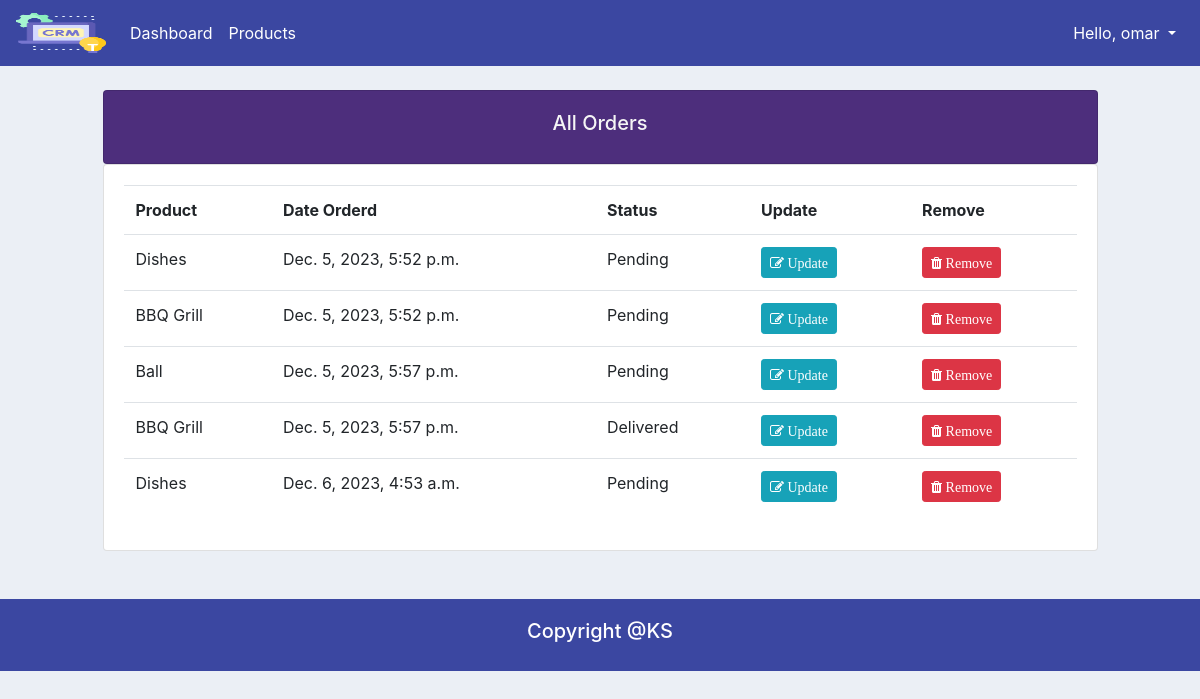
The app's page /all-orders/ (signed in) with its own data.
### accounts/models.py (models this page shows, shortened)
class Order(models.Model):
    STATUS = (
        ('Pending', 'Pending'),
        ('Out for delivery', 'Out for delivery'),
        ('Delivered', 'Delivered'),
    )
    customer = models.ForeignKey(Customer, null=True, on_delete=models.SET_NULL) # one to many relationships
    product = models.ForeignKey(Product, null=True, on_delete=models.SET_NULL) # one to many relationships
    date_created = models.DateTimeField(auto_now_add=True, null=True)
    status = models.CharField(max_length=200, null=True, choices=STATUS)
    note = models.CharField(max_length=1000, null=True) # for custom Search

class Product(models.Model):
    CATEGORY = (
        ('Indoor', 'Indoor'),
        ('Out Door', 'Out Door'),
    )
    name = models.CharField(max_length=200, null=True)
    price = models.FloatField(null=True)
    category = models.CharField(max_length=200, null=True, choices=CATEGORY)
    description = models.CharField(max_length=200, null=True, blank=True)
    date_created = models.DateTimeField(auto_now_add=True, null=True)
    tags = models.ManyToManyField(Tag) # Many to Many relationships
    def __str__(self):
        return self.name

### accounts/decorators.py (the view)
	def wrapper_function(request, *args, **kwargs):
		group = None
		if request.user.groups.exists():
			group = request.user.groups.all()[0].name
		if group == 'customer':
			return redirect('user-page')
		if group == 'admin':
			return view_func(request, *args, **kwargs)

### accounts/views.py (called while the page is built)
@login_required(login_url='login')
@admin_only # if customer the redirect to user-page and if admin redirect to view_func
def allOrders(request):
    orders = Order.objects.all()
    context = {
        'orders':orders,
    }
    return render(request, 'accounts/all_orders.html', context)

### accounts/templates/accounts/all_orders.html
{%  extends 'accounts/main.html' %}
{% block content %}
		<br>
		<div class="row">
            <div class="col-1"></div>
			<div class="col-md-10">
				<div class="card card-body" style="background-color: #4d2e7c; color: whitesmoke; text-align: center;">
					<h5>All Orders</h5>
				</div>
				<div class="card card-body">
					<table class="table">
						<tr>
                            <th>Product</th>
                            <th>Date Orderd</th>
                            <th>Status</th>
                            <th>Update</th>
                            <th>Remove</th>
                        </tr>
                        {% for order in orders %}
                            <tr>
                                <td>{{ order.product }}</td>
                                <td>{{ order.date_created }}</td>
                                <td>{{ order.status }}</td>
                                <td><a class="btn btn-sm btn-info" href="{% url 'updateOrder' order.id %}"><i class="fa fa-edit"> Update</i></a></td>
                                <td><a class="btn btn-sm btn-danger" href="{% url 'delete_order' order.id %}"><i class="fa fa-trash"> Remove</i></a></td>
                            </tr>
                        {% endfor %}
					</table>
				</div>
			</div>
		</div>
{% endblock content %}

### accounts/templates/accounts/navbar.html (shortened to what this page needs)
{% load static %}
{% load qr_code %}
<nav class="navbar navbar-expand-lg navbar-dark" style="background-color: #3B47A1;">
  <a class="navbar-brand" href="{% url 'home' %}">
    <img src="{% static 'images/logo.png' %}" width="90" height="40" alt="">
  </a>
  <div class="collapse navbar-collapse" id="navbarSupportedContent">
    <ul class="navbar-nav mr-auto">
      {% if request.user.is_staff %}
      <li class="nav-item active">
        <a class="nav-link" href="{% url 'home' %}">Dashboard</a>
      </li>
      <li class="nav-item active">
        <a class="nav-link" href="{% url 'products' %}">Products</a>
      </li>
      {% else %}
      <li class="nav-item active">
        <a class="nav-link" href="{% url 'account' %}">Settings</a>
      </li>
      {% endif %}
    </ul>
    <ul class="navbar-nav">
      <li class="nav-item dropdown">
        <a class="nav-link dropdown-toggle" href="#" id="navbarDropdown" role="button" data-toggle="dropdown"
          aria-haspopup="true" aria-expanded="false" style="color: #fff;">
          Hello, {{request.user}}
        </a>
      </li>
    </ul>
  </div>
</nav>

### static/css/main.css (style rules this page uses)
body { background-color: #ebeff5; }

### records on screen
Order: product "Dishes", date_created "Dec. 5, 2023, 5:52 p.m.", status "Pending"
Order: product "BBQ Grill", date_created "Dec. 5, 2023, 5:52 p.m.", status "Pending"
Order: product "Ball", date_created "Dec. 5, 2023, 5:57 p.m.", status "Pending"
Order: product "BBQ Grill", date_created "Dec. 5, 2023, 5:57 p.m.", status "Delivered"
Order: product "Dishes", date_created "Dec. 6, 2023, 4:53 a.m.", status "Pending"

### other values on screen
{{ request.user }} "omar"
